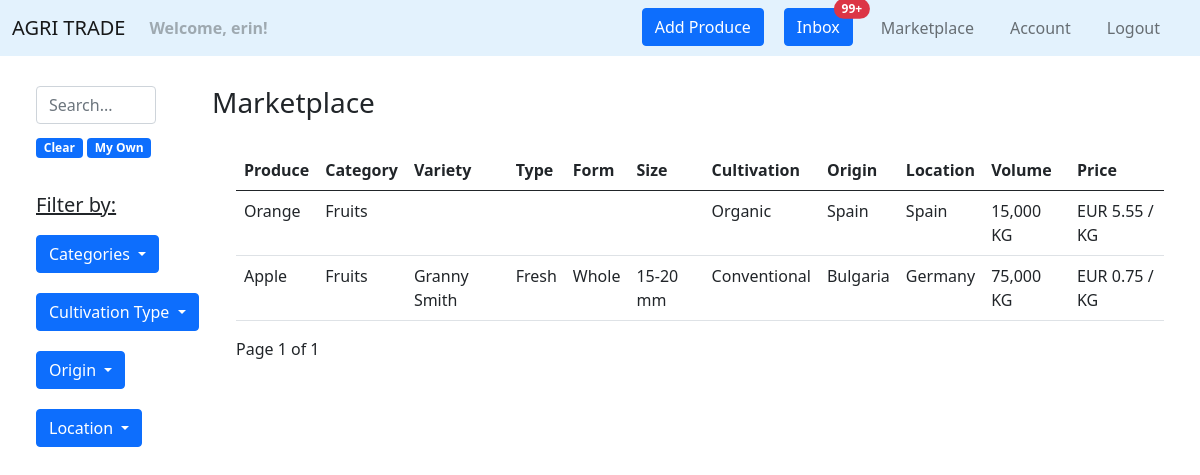
Page /marketplace/ (signed in) on the earlier database version.
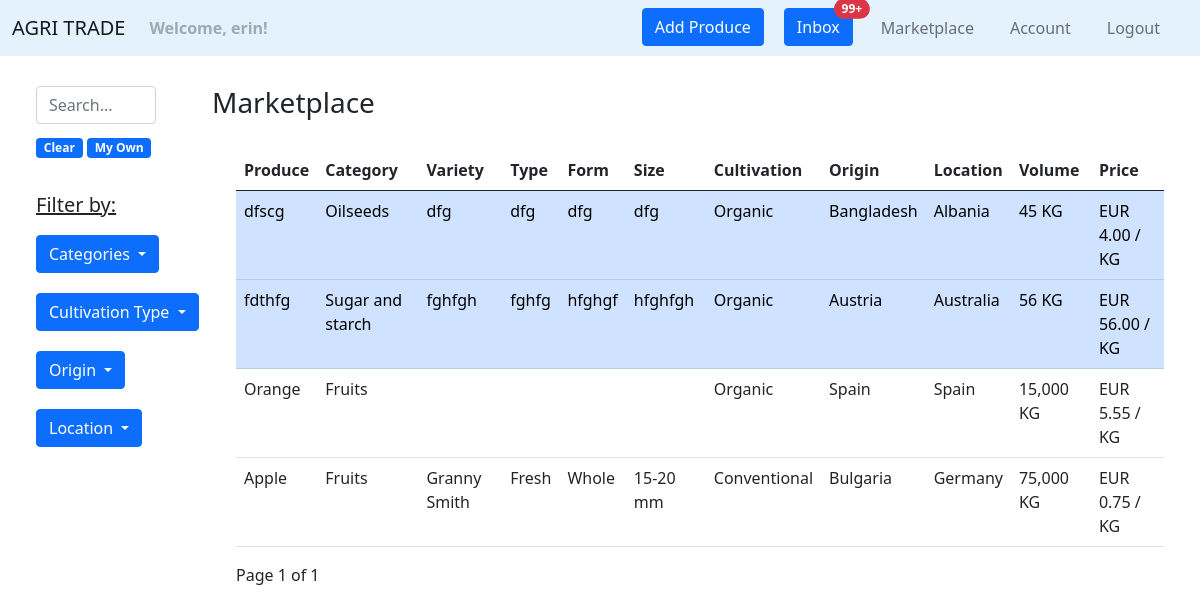
Same page on the later database version.
### agri_trade/marketplace/models.py (models this page shows, shortened)
class Product(models.Model):
    PRODUCT_CATEGORY = [
        ('Cereals', 'Cereals'),
        ('Pulses', 'Pulses'),
        ('Nuts', 'Nuts'),
        ('Oilseeds', 'Oilseeds'),
        ('Sugar and starch', 'Sugar and starch'),
        ('Fiber Crops', 'Fiber Crops'),
        ('Beverages', 'Beverages'),
        ('Narcotics', 'Narcotics'),
        ('Spices', 'Spices'),
        ('Forages', 'Forages'),
        ('Vegetables', 'Vegetables'),
        ('Fruits', 'Fruits'),
    ]
    PRODUCT_TYPE_MAX_LEN = max([len(product_type[1]) for product_type in PRODUCT_CATEGORY])
    CULTIVATION_TYPES = [
        ('Organic', 'Organic'),
        ('Conventional', 'Conventional'),
        ('In Conversion', 'In Conversion'),
    ]
    CULTIVATION_TYPE_MAX_LEN = max([len(cultivation_type[1]) for cultivation_type in CULTIVATION_TYPES])
    NAME_MAX_LEN = 20
    VARIETY_MAX_LEN = 25
    TYPE_MAX_LEN = 25
    FORM_MAX_LEN = 25
    SIZE_MAX_LEN = 25
    AVAILABLE_VOLUME_MIN_VALUE = 0
    AVAILABLE_VOLUME_MAX_VALUE = 1000000
    PRICE_MIN_VALUE = 0
    DESCRIPTION_MAX_LEN = 500
    owner = models.ForeignKey(
        UserModel,
        on_delete=CASCADE)
    name = models.CharField(
        max_length=NAME_MAX_LEN,
    )
    category = models.CharField(
        max_length=PRODUCT_TYPE_MAX_LEN,
        choices=PRODUCT_CATEGORY,
    )
    variety = models.CharField(
        max_length=VARIETY_MAX_LEN,
        blank=True,
        null=True,
    )
    type = models.CharField(
        max_length=TYPE_MAX_LEN,
        blank=True,
        null=True,
    )
    form = models.CharField(
        max_length=FORM_MAX_LEN,
        blank=True,
        null=True,
    )
    size = models.CharField(
        max_length=SIZE_MAX_LEN,
        blank=True,
        null=True,
    )
    cultivation_type = models.CharField(
        max_length=CULTIVATION_TYPE_MAX_LEN,
        choices=CULTIVATION_TYPES,
    )
    available_volume = models.IntegerField(
        validators=[
            MinValueValidator(AVAILABLE_VOLUME_MIN_VALUE),
            MaxValueValidator(AVAILABLE_VOLUME_MAX_VALUE),
        ]
    )
    price = models.FloatField(
        validators=[
            MinValueValidator(PRICE_MIN_VALUE),
        ]
    )
    description = models.TextField(
        max_length=DESCRIPTION_MAX_LEN,
        blank=True,
        null=True,
    )
    origin = CountryField(
    )
    location = CountryField(
    )
    image = models.ImageField(
        null=True,
        blank=True,
        upload_to='produces',
        validators=(
            file_size,
        )
    )
    created_on = models.DateTimeField(
        auto_now_add=True
    )
    edited_on = models.DateTimeField(
        auto_now=True
    )

### agri_trade/marketplace/views.py (the view)
# urls.py: path('', views.marketplace, name='marketplace'),
@login_required
def marketplace(request):
    products_per_page = 10
    q = request.GET.get('q') if request.GET.get('q') is not None else ''
    products = Product.objects \
        .filter(
            Q(name__icontains=q) |
            Q(category__icontains=q) |
            Q(cultivation_type__icontains=q) |
            Q(origin__icontains=q) |
            Q(location__icontains=q) |
            Q(variety__icontains=q) |
            Q(type__icontains=q) |
            Q(description__icontains=q) |
            Q(form__icontains=q) |
            Q(owner__username=q)) \
        .order_by('-created_on')
    categories = {product.category for product in Product.objects.all()}
    cultivation_types = {product.cultivation_type for product in Product.objects.all()}
    origins = {product.origin for product in Product.objects.all()}
    locations = {product.location for product in Product.objects.all()}
    paginator = Paginator(products, products_per_page)
    page_number = request.GET.get('page')
    page_obj = paginator.get_page(page_number)
    context = {
        'categories': categories,
        'cultivation_types': cultivation_types,
        'origins': origins,
        'locations': locations,
        'page_obj': page_obj,
        'query': q,
    }
    return render(request, 'marketplace/marketplace.html', context)

### agri_trade/marketplace/templates/marketplace/marketplace.html (shortened to what the changed rows need)
{% extends 'web/base.html' %}
{% load humanize %}
{% block content %}
    <div class="container-fluid" style="margin-top: 30px">
        <div class="row">
            <div class="col-10">
                <div class="container">
                    <table class="table table-hover" style="margin-top: 30px">
                        <thead>
                        <tr>
                            <th scope="col">Produce</th>
                            <th scope="col">Category</th>
                            <th scope="col">Variety</th>
                            <th scope="col">Type</th>
                            <th scope="col">Form</th>
                            <th scope="col">Size</th>
                            <th scope="col">Cultivation</th>
                            <th scope="col">Origin</th>
                            <th scope="col">Location</th>
                            <th scope="col">Volume</th>
                            <th scope="col">Price</th>
                        </tr>
                        </thead>
                        <tbody>
                        {% for product in page_obj %}
                            <tr onclick="window.location='{% url "marketplace:product details" product.id %}';"
                                    {% if product.owner == request.user %} class="table-primary" {% endif %}>
                                <td>{{ product.name }}</td>
                                <td>{{ product.category }}</td>
                                <td>{% if product.variety %}{{ product.variety }}{% endif %}</td>
                                <td>{% if product.type %}{{ product.type }}{% endif %}</td>
                                <td>{% if product.form %}{{ product.form }}{% endif %}</td>
                                <td>{% if product.size %}{{ product.size }}{% endif %}</td>
                                <td>{{ product.cultivation_type }}</td>
                                <td>{{ product.origin.name }}</td>
                                <td>{{ product.location.name }}</td>
                                <td>{{ product.available_volume|intcomma }} KG</td>
                                <td>EUR {{ product.price|floatformat:2 }} / KG</td>
                            </tr>
                        {% empty %}
                            <p>Sorry, we couldn't find the produce you are looking for.</p>
                        {% endfor %}
                        </tbody>
                    </table>
                </div>
            </div>
        </div>
    </div>
{% endblock %}

Differences in the rows shown:
added Product: name "dfscg", category "Oilseeds", variety "dfg", type "dfg", form "dfg", size "dfg", cultivation_type "Organic", origin.name "Bangladesh", location.name "Albania", available_volume "45", price "4.00"
added Product: name "fdthfg", category "Sugar and starch", variety "fghfgh", type "fghfg", form "hfghgf", size "hfghfgh", cultivation_type "Organic", origin.name "Austria", location.name "Australia", available_volume "56", price "56.00"
